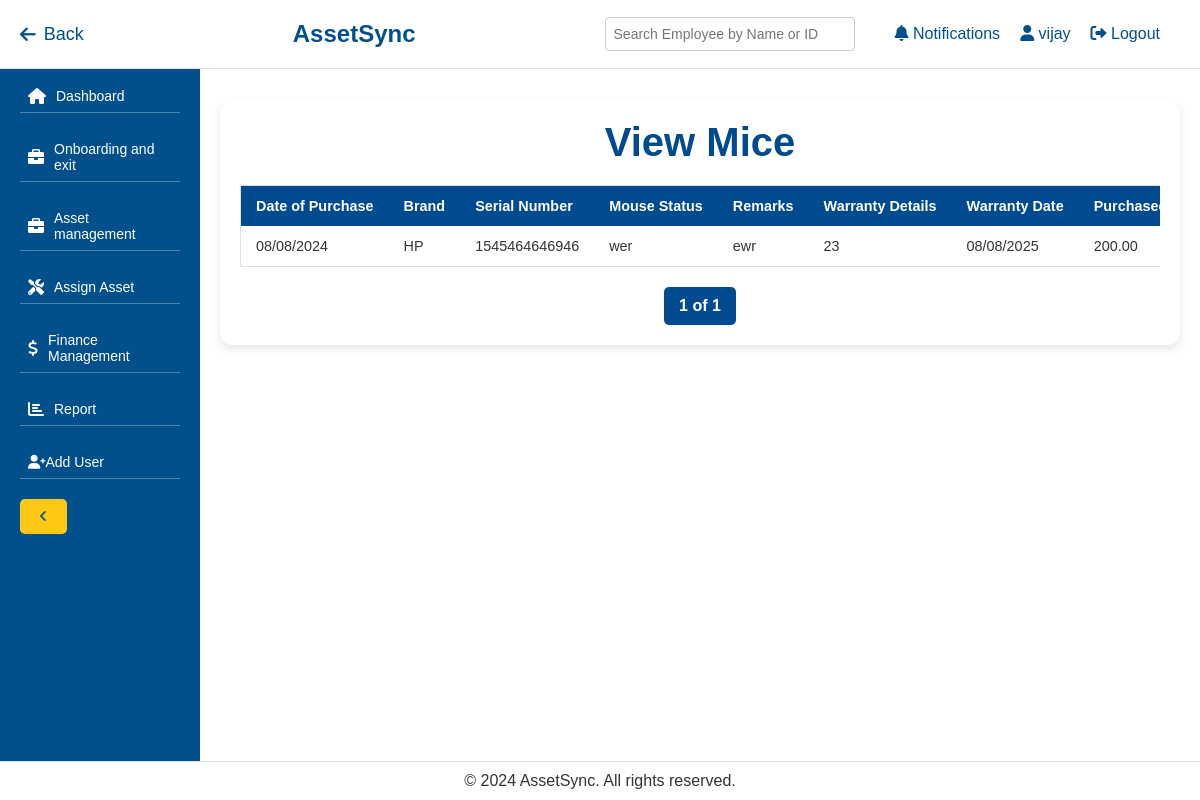
/view-asset/mice/ (signed in), run on an earlier commit of the app's database.
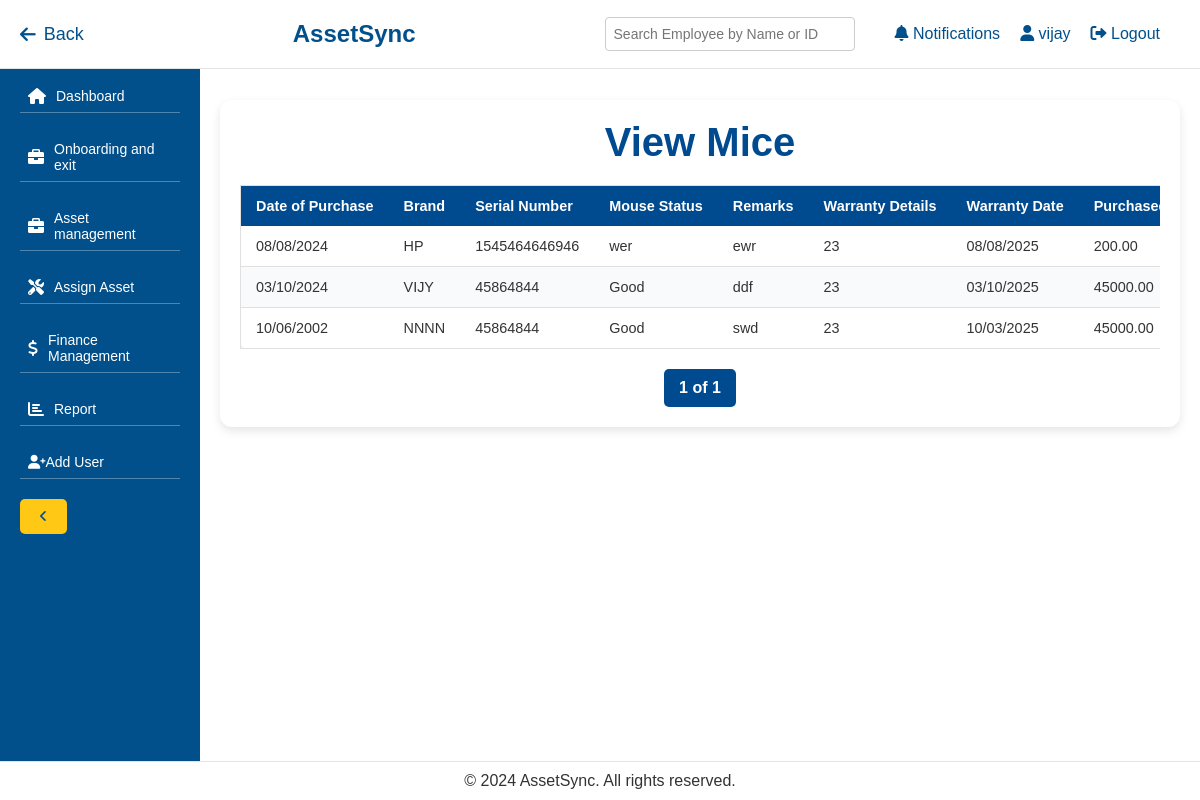
And on a later commit of the database.
### management/models.py (models this page shows, shortened)
class Mouse(models.Model):
    date_of_purchase = models.DateField()
    brand = models.CharField(max_length=100)
    serial_number = models.CharField(max_length=100)
    mouse_status = models.CharField(max_length=50)
    remarks = models.TextField(blank=True, null=True)
    warranty_details = models.CharField(max_length=255)
    warranty_date = models.DateField()
    purchased_amount = models.DecimalField(max_digits=10, decimal_places=2)
    employee = models.ForeignKey(Employee, on_delete=models.SET_NULL, null=True, blank=True, related_name='mice')

### management/views.py (the view)
# urls.py: path('view-asset/mice/', views.view_mice, name='view_mice'),
@login_required
def view_mice(request):
    mice_list = Mouse.objects.all()
    paginator = Paginator(mice_list, 10)  # Show 10 mice per page
    page_number = request.GET.get('page')
    mice = paginator.get_page(page_number)
    return render(request, 'management/view_mice.html', {'mice': mice})

### management/templates/management/view_mice.html (shortened to what this page needs)
{% extends 'management/base.html' %}
{% block content %}
<div class="container">
    <h2>View Mice</h2>
    <div class="table-container">
        <table>
            <thead>
                <tr>
                    <th>Date of Purchase</th>
                    <th>Brand</th>
                    <th>Serial Number</th>
                    <th>Mouse Status</th>
                    <th>Remarks</th>
                    <th>Warranty Details</th>
                    <th>Warranty Date</th>
                    <th>Purchased Amount</th>
                </tr>
            </thead>
            <tbody>
                {% for mouse in mice %}
                <tr>
                    <td>{{ mouse.date_of_purchase|date:"d/m/Y" }}</td>
                    <td>{{ mouse.brand }}</td>
                    <td>{{ mouse.serial_number }}</td>
                    <td>{{ mouse.mouse_status }}</td>
                    <td>{{ mouse.remarks }}</td>
                    <td>{{ mouse.warranty_details }}</td>
                    <td>{{ mouse.warranty_date|date:"d/m/Y" }}</td>
                    <td>{{ mouse.purchased_amount }}</td>
                </tr>
                {% empty %}
                <tr>
                    <td colspan="9">No mice found.</td>
                </tr>
                {% endfor %}
            </tbody>
        </table>
    </div>
    <div class="pagination">
        <span class="current">{{ mice.number }} of {{ mice.paginator.num_pages }}</span>
    </div>
</div>
{% endblock %}

### management/templates/management/base.html (shortened to what this page needs)
{% load static %}
<!DOCTYPE html>
<html lang="en">
<head>
    <link rel="stylesheet" href="https://cdnjs.cloudflare.com/ajax/libs/font-awesome/6.0.0-beta3/css/all.min.css">
</head>
<body>
    <header>
        <a href="javascript:history.back()" class="back-btn"><i class="fas fa-arrow-left"></i> Back</a>
        <h1>AssetSync</h1>
        <div class="user-options">
            <div class="search-box">
                <input type="text" id="employeeSearch" placeholder="Search Employee by Name or ID" oninput="searchEmployee()">
            </div>
            <a href="#"><i class="fas fa-bell"></i> Notifications</a>
            <a href="#"><i class="fas fa-user"></i> {{ request.user.username }}</a>
            <form id="logout-form" action="{% url 'logout' %}" method="post" style="display:inline;">
                <button type="submit" class="btn" style="background:none; border:none; color: var(--primary-color); font-size: 16px; cursor: pointer;">
                    <i class="fas fa-sign-out-alt"></i> Logout
                </button>
            </form>
        </div>
    </header>
    <aside id="sidebar">
        <nav>
            <ul>
                <li class="{% if request.resolver_match.url_name == 'dashboard' %}active{% endif %}">
                    <a href="{% url 'dashboard' %}"><i class="fas fa-home icon"></i> <span class="text">Dashboard</span></a>
                </li>
                <li>
                    <a href="#" onclick="toggleDropdown(event)"><i class="fas fa-briefcase icon"></i> <span class="text">Onboarding and exit</span></a>
                </li>
                <li>
                    <a href="#" onclick="toggleDropdown(event)"><i class="fas fa-briefcase icon"></i> <span class="text">Asset management</span></a>
                </li>
                <li><a href="{% url 'assign_asset' %}"><i class="fas fa-tools icon"></i> <span class="text">Assign Asset</span></a></li>
                <li><a href="{% url 'finance_module' %}"><i class="fas fa-dollar-sign icon"></i> <span class="text">Finance Management</span></a></li>
                <li><a href="{% url 'report' %}"><i class="fas fa-chart-bar icon"></i> <span class="text">Report</span></a></li>
                <li><a href="{% url 'add_user' %}"><i class="fas fa-user-plus"></i> Add User</a></li>
            </ul>
        </nav>
        <button class="toggle-btn" onclick="toggleSidebar()"><i class="fas fa-angle-left"></i></button>
    </aside>
    <main>
        {% block content %}{% endblock %}
    </main>
    <footer>
        <p>&copy; 2024 AssetSync. All rights reserved.</p>
    </footer>
</body>
</html>

### management/templates/management/base.html (style rules this page uses)
:root { --primary-color: #01508c; --secondary-color: #ffc814; --light-blue-color: #e9f7ff; --white-color: #ffffff; --text-color: #333333; --line-color: rgba(255, 255, 255, 0.3); --collapsed-width: 50px; --expanded-width: 200px; --dropdown-bg-color: #ffffff; --dropdown-hover-bg-color: #f1f1f1; --dropdown-border-color: #e0e0e0; }
* { margin: 0; padding: 0; box-sizing: border-box; }
body { font-family: Arial, sans-serif; background-color: var(--light-blue-color); color: var(--text-color); }
header { position: fixed; top: 0; left: 0; width: 100%; background-color: var(--white-color); border-bottom: 1px solid #e2e5e8; padding: 15px 20px; display: flex; justify-content: space-between; align-items: center; z-index: 1000; }
header h1 { color: var(--primary-color); font-size: 24px; }
header .user-options { display: flex; align-items: center; }
header .user-options a { color: var(--primary-color); margin-left: 20px; text-decoration: none; font-size: 16px; transition: color 0.3s; }
.search-box { position: relative; margin-right: 20px; }
.search-box input[type="text"] { padding: 8px; font-size: 14px; width: 250px; border-radius: 4px; border: 1px solid #ccc; }
.back-btn { font-size: 18px; margin-right: 20px; cursor: pointer; color: var(--primary-color); text-decoration: none; display: flex; align-items: center; }
.back-btn i { margin-right: 8px; }
aside { position: fixed; top: 60px; bottom: 0; left: 0; width: var(--expanded-width); background-color: var(--primary-color); color: var(--white-color); padding: 20px; overflow-y: auto; transition: width 0.3s ease; z-index: 999; }
aside nav ul { list-style-type: none; }
aside nav ul li { margin-bottom: 20px; position: relative; }
aside nav ul li a { color: var(--white-color); text-decoration: none; display: flex; align-items: center; padding: 8px; font-size: 14px; background-color: var(--primary-color); border-bottom: 1px solid var(--line-color); transition: background-color 0.3s, color 0.3s; }
aside nav ul li a .icon { margin-right: 10px; font-size: 16px; }
main { margin-left: var(--expanded-width); padding: 80px 20px; min-height: 100vh; background-color: var(--white-color); transition: margin-left 0.3s ease; }
footer { position: fixed; bottom: 0; left: 0; width: 100%; background-color: var(--white-color); border-top: 1px solid #e2e5e8; color: var(--text-color); text-align: center; padding: 10px 0; z-index: 1000; }
button, .btn { background-color: var(--secondary-color); color: var(--primary-color); border: none; padding: 10px 20px; border-radius: 5px; cursor: pointer; transition: background-color 0.3s, color 0.3s; }
aside { overflow-y: auto; }

### management/templates/management/view_mice.html (style rules this page uses)
body { font-family: 'Poppins', sans-serif; background-color: #f0f2f5; }
.container { max-width: 100%; margin: 20px auto; padding: 20px; background-color: #ffffff; border-radius: 12px; box-shadow: 0 4px 10px rgba(0, 0, 0, 0.1); }
h2 { font-size: 2.5rem; color: #004a8f; font-weight: 700; text-align: center; margin-bottom: 20px; }
.table-container { overflow-x: auto; margin-bottom: 20px; }
table { width: 100%; border-collapse: collapse; background-color: #ffffff; table-layout: auto; border: 1px solid #e0e0e0; border-radius: 8px; box-shadow: 0 2px 6px rgba(0, 0, 0, 0.1); }
th, td { padding: 12px 15px; text-align: left; font-size: 0.9rem; white-space: nowrap; }
th { background-color: #004a8f; color: #ffffff; font-weight: bold; }
td { color: #333; border-bottom: 1px solid #e0e0e0; }
tbody tr:nth-child(even) { background-color: #f8fafc; }
.pagination { display: flex; justify-content: center; margin-top: 20px; }
.pagination .current { background-color: #004a8f; color: #ffffff; font-weight: bold; padding: 10px 15px; margin: 0 5px; border-radius: 5px; }

What changed in the data, as far as the page shows it:
added Mouse: date_of_purchase "03/10/2024", brand "VIJY", serial_number "45864844", mouse_status "Good", remarks "ddf", warranty_details "23", warranty_date "03/10/2025", purchased_amount "45000.00"
added Mouse: date_of_purchase "10/06/2002", brand "NNNN", serial_number "45864844", mouse_status "Good", remarks "swd", warranty_details "23", warranty_date "10/03/2025", purchased_amount "45000.00"
